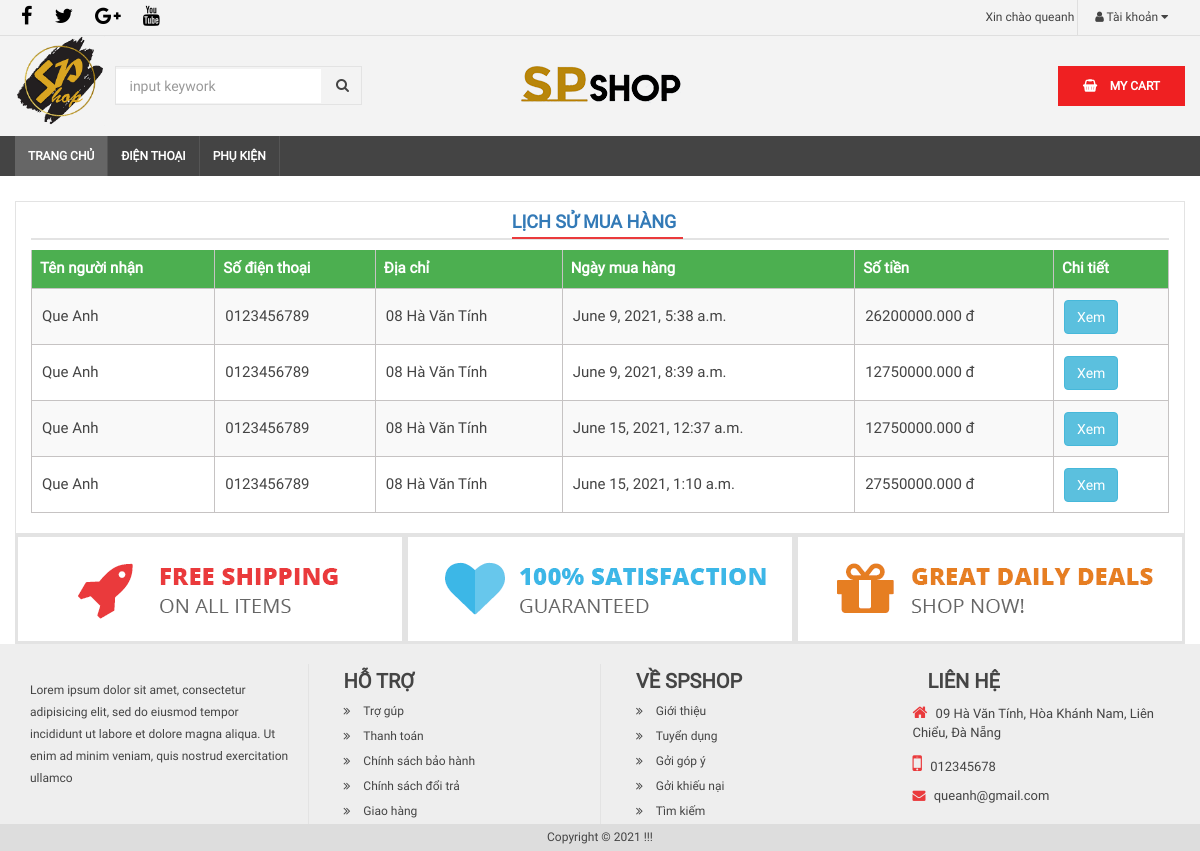
/webbanhang/purchase-history (signed in), run on the app's committed database.
### webbanhang/models.py (models this page shows, shortened)
class Order(models.Model):
	order_customer = models.ForeignKey(User, on_delete=models.CASCADE)
	order_total = models.DecimalField(max_digits=18,decimal_places=3)
	order_name = models.CharField(max_length = 200)
	order_phone = models.CharField(max_length = 200)
	order_address = models.CharField(max_length = 200)
	order_status = models.CharField(max_length = 200)
	date_create = models.DateTimeField(auto_now=True, null = False)

### webbanhang/views.py (the view)
# urls.py: path('purchase-history',views.PurchaseHistory, name='purchase-history'),
def PurchaseHistory(request):
	if request.session.get('member_id',False):
		bills = Order.objects.filter(
		order_customer_id = request.session.get('member_id')
		)
		return render(request,'webbanhang/purchase_history.html', {'bills': bills})
	return HttpResponse("Bạn chưa đăng nhập!")

### webbanhang/templates/webbanhang/purchase_history.html
{% extends "webbanhang/base.html" %}
{% load static %}
{% block placeholder %}
 <div class="col-md-12 bor">
 	 <section class="box-main1">
        <h3 class="title-main" style="text-align: center;"><a href="javascript:void(0)"> Lịch sử mua hàng </a> </h3>
         <table class="table table-striped table2">
		  <thead>
		    <tr>
		      <th scope="col">Tên người nhận</th>
		      <th scope="col">Số điện thoại</th>
		      <th scope="col">Địa chỉ</th>
		      <th scope="col">Ngày mua hàng</th>
		      <th scope="col">Số tiền</th>
		      <th scope="col">Chi tiết</th>
		    </tr>
		  </thead>
		  <tbody>
		  	{% if bills %}
		  		{% for item in bills %}
			  		<tr>
				      <td>{{item.order_name}}</td>
				      <td>{{item.order_phone}}</td>
				      <td>
				      	{{item.order_address}}
				      </td>
				      <td>{{item.date_create}}</td>
				      <td>{{item.order_total}} đ</td>
				      <td>
				      	<a class="btn btn-info" href="{% url 'webbanhang:bills-detail' %}?id={{item.id}}">Xem</a>
				      </td>
				    </tr>
		  		{% endfor %}
		  </tbody>
		   {% else %}
		   	<tr>
		    	<td colspan="7" style="color:#4caf50; text-align:center; font-size: 30px; padding: 0">
		    		Bạn chưa mua sản phẩm nào!!!!!!!
		    	</td>
		    <tr>
		   {% endif %}
		</table>
    </section>
</div>
{% endblock %}

### webbanhang/static/webbanhang/frontend/css/style.css (style rules this page uses)
* { margin: 0px; padding: 0px; font-size: 12px; font-family: "Roboto"; color: #444; font-weight: 400; }
h1,h2,h3,h4,h5,h6 { padding:0px; margin: 0px; }
.bor { border: 1px solid #e3e3e3; }
.title-main { border-bottom:2px solid #e3e3e3; padding: 5px 5px 5px 0px; }
.title-main a { font-weight: bold; padding: 5px 7px 5px 0px; font-size: 18px; border-bottom: 2px solid #ea3a3c; text-transform: uppercase; }
.table>thead>tr>th { font-size: 15px; font-weight: bold; background-color: #4caf50; color: white; border:1px solid #c6c3c3; }
.table { margin-top: 10px; }
.table>tbody>tr>td, .table>tbody>tr>th { padding-top: 30px; font-size: 15px; border:1px solid #c6c3c3; }
.table2>tbody>tr>td,.table2>tbody>tr>th { padding: 10px; line-height:34px ; }

### data on the page
Order: order_name "Que Anh", order_phone "0123456789", order_address "08 Hà Văn Tính", date_create "June 9, 2021, 5:38 a.m.", order_total "26200000.000"
Order: order_name "Que Anh", order_phone "0123456789", order_address "08 Hà Văn Tính", date_create "June 9, 2021, 8:39 a.m.", order_total "12750000.000"
Order: order_name "Que Anh", order_phone "0123456789", order_address "08 Hà Văn Tính", date_create "June 15, 2021, 12:37 a.m.", order_total "12750000.000"
Order: order_name "Que Anh", order_phone "0123456789", order_address "08 Hà Văn Tính", date_create "June 15, 2021, 1:10 a.m.", order_total "27550000.000"

### other printed values
{{ request.session.member_name }} "queanh"
